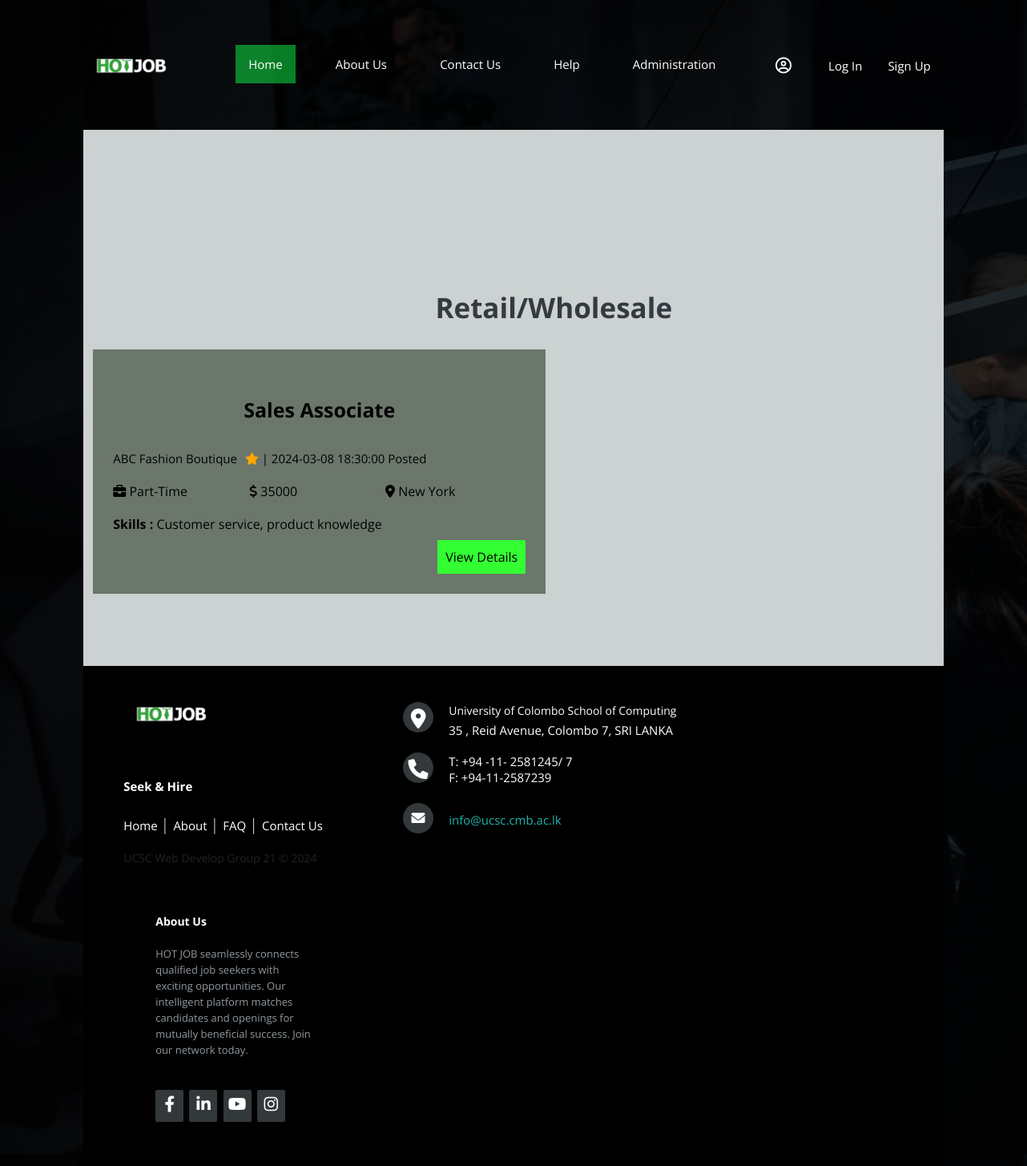
Page /job/retail_wholesale.php on the committed database.
### tables this page shows
CREATE TABLE `job_data` (
  `jobId` int(11) NOT NULL,
  `recId` int(11) NOT NULL,
  `companyName` varchar(255) NOT NULL,
  `companyWeb` varchar(255) NOT NULL,
  `companyDesc` varchar(255) NOT NULL,
  `jobCategory` varchar(255) NOT NULL,
  `jobTitle` varchar(255) NOT NULL,
  `jobDesc` varchar(500) NOT NULL,
  `jobLoc` varchar(255) NOT NULL,
  `jobType` varchar(255) NOT NULL,
  `salary` decimal(20,0) NOT NULL,
  `benefit` varchar(500) NOT NULL,
  `empStatus` varchar(255) NOT NULL,
  `recName` varchar(255) NOT NULL,
  `recEmail` varchar(255) NOT NULL,
  `recPhone` int(20) NOT NULL,
  `minSkill` varchar(255) NOT NULL,
  `minEdu` varchar(255) NOT NULL,
  `appIns` varchar(500) NOT NULL,
  `reqAppMat` varchar(255) NOT NULL,
  `createdTime` timestamp NOT NULL DEFAULT current_timestamp() ON UPDATE current_timestamp()
);

### job/retail_wholesale.php (the view, shortened to what this page needs)
<!DOCTYPE html>
<html>
<head>
    <link rel="stylesheet" href="./../css/job_category.css">
</head>
<body>
<?php include("job_header.php");
include("./../includes/job.dbh.inc.php") ?>
<main>
    <article>
        <div class="width-100 recent-job">
            <div class="jobcontainer">
                <h2 class="recent-job-heading">Retail/Wholesale</h2>
                <?php
                $sql = "SELECT * FROM job_data WHERE jobCategory='Retail/Wholesale' ORDER BY createdTime Desc";
                $result = $conn->query($sql);
                if ($result->num_rows > 0) {
                    while($row = $result->fetch_assoc()) {
                        ?>
                        <div class="width-50">
                            <div class="recent-job-list">
                                <div class="width-100">
                                    <h4 class="job-title"><?php echo $row["jobTitle"]; ?></h4>
                                    <p class="job-company"><?php echo $row["companyName"]; ?><i class="fa fa-star" aria-hidden="true"></i> | <?php echo$row["createdTime"]; ?> Posted </p>
                                </div>
                                <div class="width-33">
                                    <i class="fa fa-briefcase" aria-hidden="true"></i> <?php echo $row["jobType"]; ?>
                                </div>
                                <div class="width-33">
                                    <i class="fas fa-dollar-sign" aria-hidden="true"></i> <?php echo $row["salary"]; ?>
                                </div>
                                <div class="width-33">
                                    <i class="fas fa-map-marker-alt" aria-hidden="true"></i> <?php echo $row["jobLoc"]; ?>
                                </div>
                                <div class="width-100">
                                    <p class="job-skill">
                                        <b>Skills : </b><?php echo $row["minSkill"]; ?>
                                    </p>
                                </div>
                                <div class="width-100">
                                        <div class="width-100">
                                        <a href="./../job_details.php?job_Id=<?php echo $row['jobId']; ?>" class="job-apply-button">View Details</a>
                                    </div>
                                </div>
                            </div>
                        </div>
                        <?php
                    }
                } else {
                    echo "<p class='width-100'>No jobs found.</p>";
                }
                ?>
            </div>
        </div>
    </article>
</main>
</body>
<?php include("job_footer.php"); ?>
</html>

### css/job_category.css (style rules this page uses)
body { background-image: linear-gradient(rgba(0,0,0,0.8),rgba(0,0,0,0.8)),url(./../images/background.png); color: #fff; font-family: Arial, sans-serif; }
h2 { color: #4CAF50; padding-top: 10%; }
h4 { color: #000000; }
a { color: #4CAF50; text-decoration: none; }
.jobcontainer { background-color: none; padding: 2px; border-radius: 0px; width: 100%; }
.recent-job { padding-top: 50px; background-color: #CCD1D1; padding-bottom: 70px; }
.recent-job-heading { text-align:center; color: #343a40; font-size: 35px; }
.recent-job-list { float: left; background-color:#6c776c ; padding: 25px; margin-left: 10px; margin-right: 10px; margin-bottom: 20px; }
.job-title { text-align: center; font-size: 25px; }
.job-company { margin-top: 10px; margin-bottom: 20px; color: black; }
.job-company i { color: orange; margin-left: 10px; }
.job-skill { margin-top: 20px; margin-bottom: 10px; font-size: 16px; color: black; }
.job-apply-button { background: #33FF33; padding: 10px; color:black; text-decoration: none; float: right; }
.jobcontainer { width: 1170px; margin: 0px auto; }
.width-100 { width: 100%; float: left; color: black; }
.width-50 { float: left; width: 50%; color: black; }
.width-33 { width: 33%; float: left; color: black; }

### css/home.css (style rules this page uses)
body { margin: 0; padding: 2px; font-family: 'Segoe UI', Tahoma, Geneva, Verdana, sans-serif, sans-serif; background-image: linear-gradient(rgba(0, 0, 0, 0.8),rgba(0,0,0,0.8)),url(./../images/background.png); }
p { color: white; font-size: 15px; line-height: 20px; text-decoration: none; }
.recent-job { padding-top: 50px; background-color: #CCD1D1; padding-bottom: 70px; }
.recent-job-heading { text-align:center; color: #343a40; font-size: 35px; }
.recent-job-list { float: left; background-color:#6c776c ; padding: 25px; margin-left: 10px; margin-right: 10px; margin-bottom: 20px; }
.job-title { text-align: center; font-size: 25px; }
.job-company { margin-top: 10px; margin-bottom: 20px; color: black; }
.job-company i { color: orange; margin-left: 10px; }
.job-skill { margin-top: 20px; margin-bottom: 10px; font-size: 16px; color: black; }
.job-apply-button { background: #33FF33; padding: 10px; color:black; text-decoration: none; float: right; }
.jobcontainer { width: 1170px; margin: 0px auto; }
.width-100 { width: 100%; float: left; color: black; }
.width-50 { float: left; width: 50%; color: black; }
.width-33 { width: 33%; float: left; color: black; }

### css/footer.css (style rules this page uses)
* { font-family: Open Sans; }

### rows in the picture
job_data: jobTitle "Sales Associate", companyName "ABC Fashion Boutique", createdTime "2024-03-08 18:30:00", jobType "Part-Time", salary "35000", jobLoc "New York", minSkill "Customer service, product knowledge"
